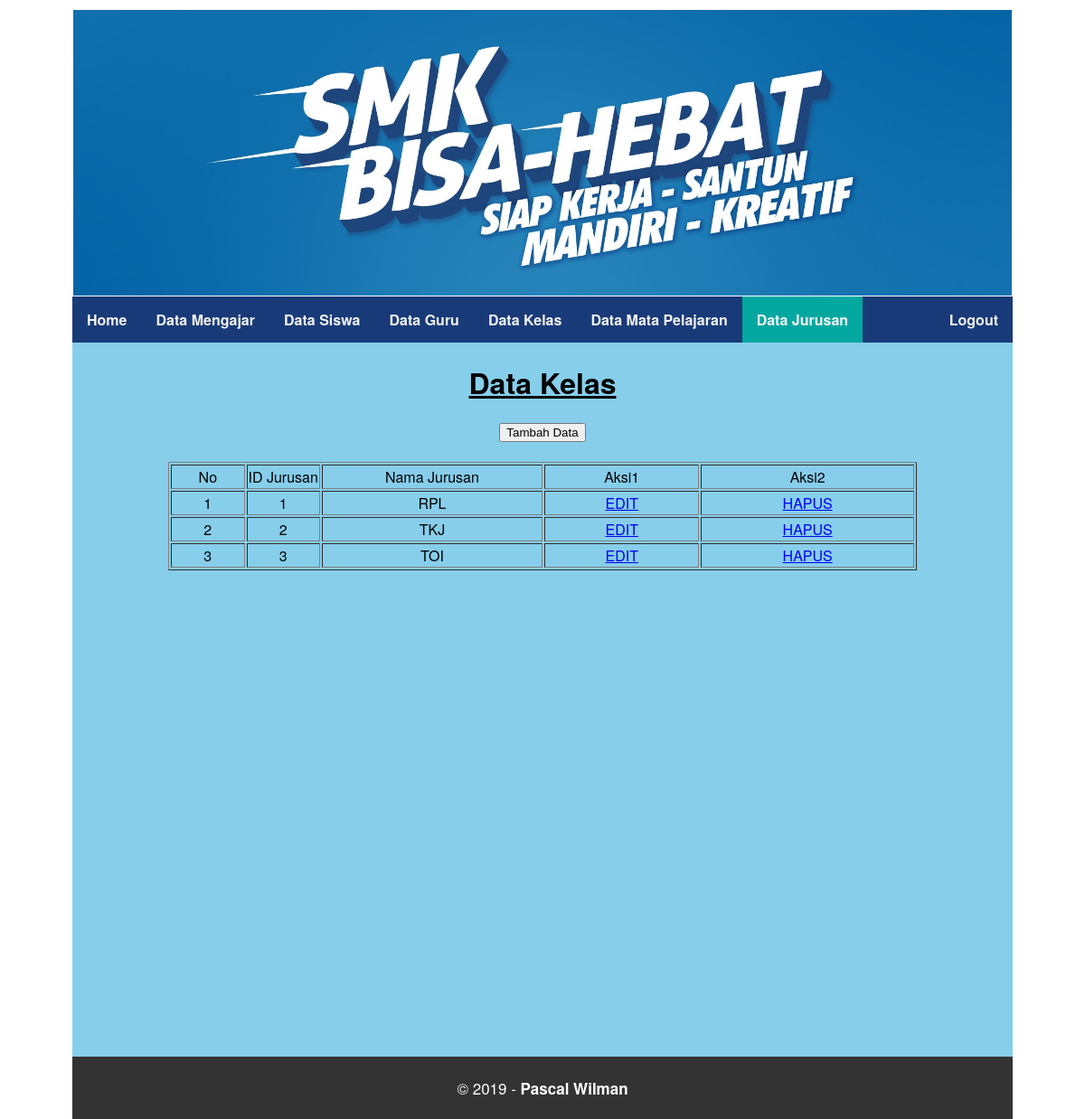
The app's page /admin/data_jurusan.php (signed in) with its own data.
### tables this page shows
CREATE TABLE `jurusan` (
  `id_jurusan` int(3) NOT NULL,
  `nama_jurusan` varchar(100) NOT NULL
);

### admin/data_jurusan.php (the view, shortened to what this page needs)
<html>
<head>
	 <link rel="stylesheet" href="css/style.css">
</head>
<body>
<div class="header">
	<img src="../gambar/header.jpg" width="100%" height="40%">
</div>
<div class="menu">
  <b>
	<a href="index.php">Home</a>
	<a href="data_mengajar.php">Data Mengajar</a>
	<a href="data_siswa.php" >Data Siswa</a>
	<a href="data_guru.php">Data Guru</a>
	<a href="data_kelas.php">Data Kelas</a>
	<a href="data_mapel.php">Data Mata Pelajaran</a>
	<a href="data_jurusan.php" class="active">Data Jurusan</a>
	<a href="logout.php" style="float: right;">Logout</a>
</b>
</div>
<div class="kanan">
	<center>
	<h1><u>Data Kelas</u></h1>
	<a href="tambah_jurusan.php"><input type="submit" value="Tambah Data"></a><p>
	<table border="1">
	<tr>
		<td align="center"  width="10%">No</td>
		<td align="center" width="10%">ID Jurusan</td>
		<td align="center"  width="30%">Nama Jurusan</td>
		<td align="center">Aksi1</td>
		<td align="center">Aksi2</td>
	</tr>
	<?php
	$no=1;
	include "../koneksi.php";
	$query = "SELECT * FROM jurusan";
	$sql = mysqli_query($con, $query);
	while ($data=mysqli_fetch_array($sql)) {
		$id_jurusan = $data['id_jurusan'];
		$nama_jurusan = $data['nama_jurusan'];
	?>
	<tr>
		<td align="center"><?php echo $no++; ?></td>
		<td align="center"><?php echo $id_jurusan; ?></td>
		<td align="center"><?php echo $nama_jurusan; ?></td>
		<td align="center"><a href="edit_jurusan.php?id_jurusan=<?php echo $id_jurusan ?>"> EDIT</a></td>
		<td align="center"><a href="proses/hapus_jurusan.php?id_jurusan=<?php echo $id_jurusan ?>">HAPUS</a></td>
	</tr>
	<?php
	}
	?>
	</table>
</center>
</div>
<div class="footer">
	<p>&copy; 2019 - <strong>Pascal Wilman</strong></p>
</div>
</body>
</html>

### admin/css/style.css (style rules this page uses)
body { font-family: Gotham, Helvetica Neue, Helvetica, Arial," sans-serif"; margin: auto; padding-left: 80px; padding-right: 80px; padding-top: 10px; }
.header { padding: 1px; }
.menu { overflow: hidden; background-color: #193a78; }
.menu a { float: left; display: block; color: #f2f2f2; text-align: center; padding: 14px 16px; text-decoration: none; }
.active { background-color: #02A8A0; }
.kanan { float: left; background-color: skyblue; width: 100%; height: 100%; background-size: cover; }
.footer { background-color: #333; float: left; width: 100%; color: white; text-align: center; font-family: Gotham, Helvetica Neue, Helvetica, Arial," sans-serif"; }
p { padding: 5px; font-family: Gotham, Helvetica Neue, Helvetica, Arial," sans-serif"; font-size: 17px; }

### records on screen
jurusan: id_jurusan "1", nama_jurusan "RPL"
jurusan: id_jurusan "2", nama_jurusan "TKJ"
jurusan: id_jurusan "3", nama_jurusan "TOI"
